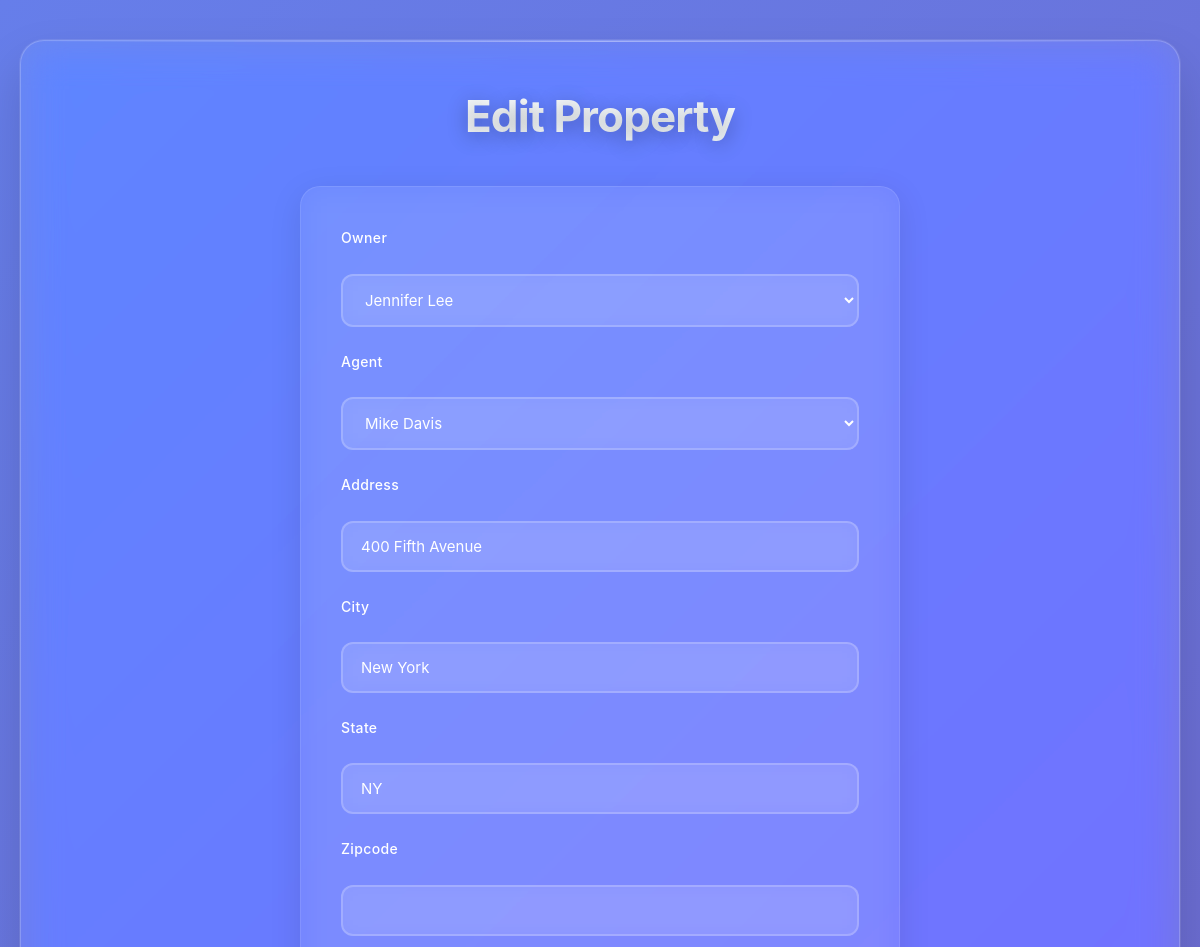
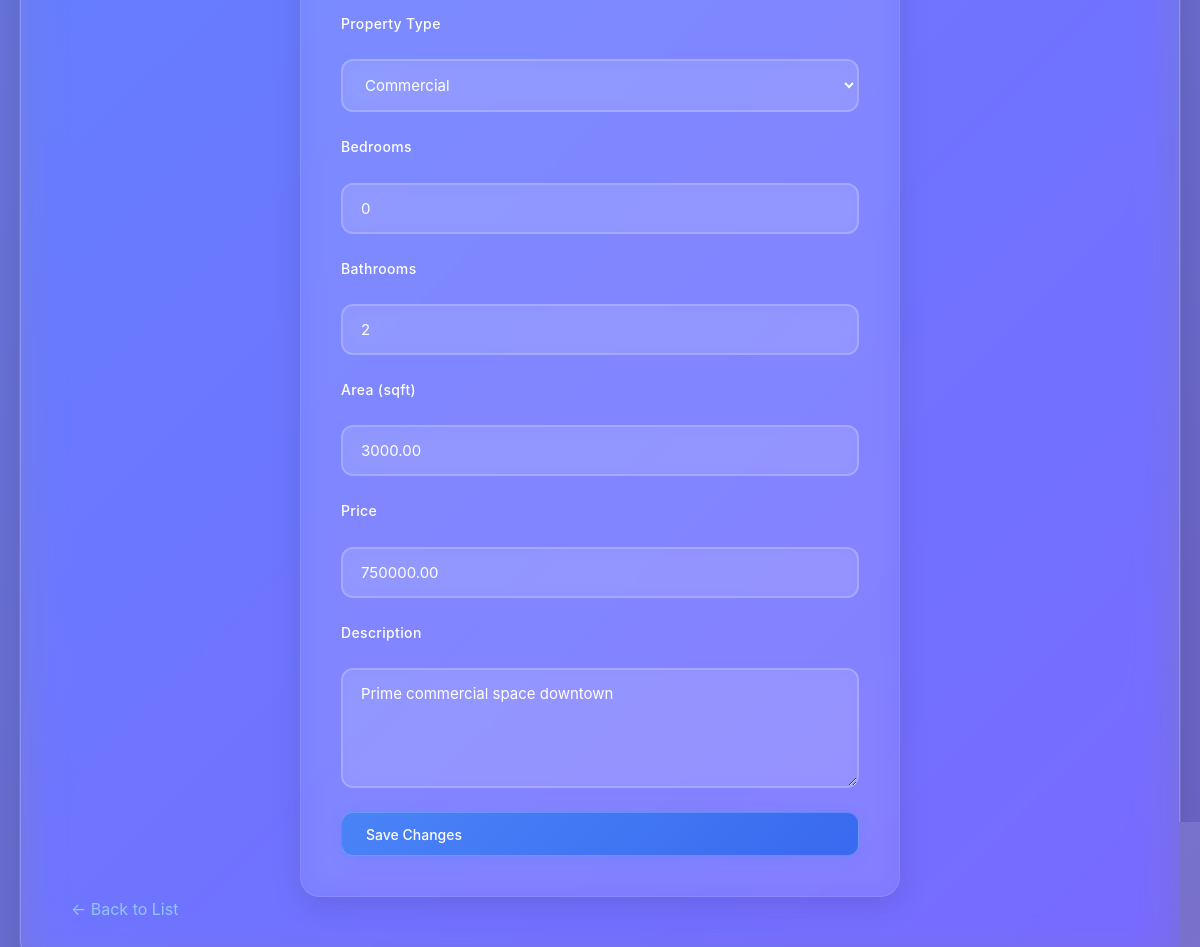
Screenshot of /edit_property.php?id=4 with the database file from the repository (2 pictures, top to bottom).
### tables this page shows
CREATE TABLE Properties (
    property_id INT PRIMARY KEY AUTO_INCREMENT,
    owner_id INT NOT NULL,
    agent_id INT,
    address TEXT NOT NULL,
    city VARCHAR(50) NOT NULL,
    state VARCHAR(50) NOT NULL,
    zipcode VARCHAR(10),
    property_type ENUM('House', 'Apartment', 'Commercial', 'Land') NOT NULL,
    bedrooms INT DEFAULT 0,
    bathrooms INT DEFAULT 0,
    area_sqft DECIMAL(10,2),
    price DECIMAL(12,2) NOT NULL,
    status ENUM('Available', 'Sold', 'Rented', 'Under Contract') DEFAULT 'Available',
    listing_date DATE DEFAULT (CURRENT_DATE),
    description TEXT,
    FOREIGN KEY (owner_id) REFERENCES Owners(owner_id),
    FOREIGN KEY (agent_id) REFERENCES Agents(agent_id)
);

CREATE TABLE Owners (
    owner_id INT PRIMARY KEY AUTO_INCREMENT,
    name VARCHAR(100) NOT NULL,
    phone VARCHAR(15) NOT NULL,
    email VARCHAR(100),
    address TEXT,
    registration_date DATE DEFAULT (CURRENT_DATE)
);

CREATE TABLE Agents (
    agent_id INT PRIMARY KEY AUTO_INCREMENT,
    name VARCHAR(100) NOT NULL,
    phone VARCHAR(15) UNIQUE NOT NULL,
    email VARCHAR(100) UNIQUE NOT NULL,
    commission_rate DECIMAL(5,2) DEFAULT 2.5,
    hire_date DATE NOT NULL,
    experience_years INT DEFAULT 0,
    status ENUM('Active', 'Inactive') DEFAULT 'Active'
);

### edit_property.php (the view, shortened to what this page needs)
<?php
include 'db_connect.php';
$id = isset($_GET['id']) ? intval($_GET['id']) : 0;
$result = $conn->query("SELECT * FROM Properties WHERE property_id = $id LIMIT 1");
$property = $result->fetch_assoc();
$owners = $conn->query("SELECT owner_id, name FROM Owners");
$agents = $conn->query("SELECT agent_id, name FROM Agents WHERE status = 'Active'");
?>
<!DOCTYPE html>
<html>
<head>
    <link rel="stylesheet" href="css/style.css">
</head>
<body>
    <div class="container">
        <h1>Edit Property</h1>
        <form action="update_property.php" method="POST" class="form">
            <label>Owner</label>
            <select name="owner_id" required>
                <?php while ($owner = $owners->fetch_assoc()): ?>
                    <option value="<?= $owner['owner_id'] ?>" <?= $owner['owner_id'] == $property['owner_id'] ? 'selected' : '' ?>>
                        <?= htmlspecialchars($owner['name']) ?>
                    </option>
                <?php endwhile; ?>
            </select>
            <label>Agent</label>
            <select name="agent_id">
                <?php while ($agent = $agents->fetch_assoc()): ?>
                    <option value="<?= $agent['agent_id'] ?>" <?= $agent['agent_id'] == $property['agent_id'] ? 'selected' : '' ?>>
                        <?= htmlspecialchars($agent['name']) ?>
                    </option>
                <?php endwhile; ?>
            </select>
            <label>Address</label>
            <input type="text" name="address" value="<?= htmlspecialchars($property['address']) ?>" required>
            <label>City</label>
            <input type="text" name="city" value="<?= htmlspecialchars($property['city']) ?>" required>
            <label>State</label>
            <input type="text" name="state" value="<?= htmlspecialchars($property['state']) ?>" required>
            <label>Zipcode</label>
            <input type="text" name="zipcode" value="<?= htmlspecialchars($property['zipcode']) ?>">
            <label>Property Type</label>
            <select name="property_type" required>
                <option value="Commercial" <?= $property['property_type'] == 'Commercial' ? 'selected' : '' ?>>Commercial</option>
            </select>
            <label>Bedrooms</label>
            <input type="number" name="bedrooms" value="<?= $property['bedrooms'] ?>" required>
            <label>Bathrooms</label>
            <input type="number" name="bathrooms" value="<?= $property['bathrooms'] ?>" required>
            <label>Area (sqft)</label>
            <input type="number" step="0.01" name="area_sqft" value="<?= $property['area_sqft'] ?>" required>
            <label>Price</label>
            <input type="number" step="0.01" name="price" value="<?= $property['price'] ?>" required>
            <label>Description</label>
            <textarea name="description"><?= htmlspecialchars($property['description']) ?></textarea>
            <button type="submit" class="btn">Save Changes</button>
        </form>
        <p><a href="index.php">← Back to List</a></p>
    </div>
</body>
</html>

### css/style.css (style rules this page uses)
* { margin: 0; padding: 0; box-sizing: border-box; font-family: 'Inter', 'Segoe UI', -apple-system, BlinkMacSystemFont, sans-serif; }
body { background: linear-gradient(135deg, #667eea 0%, #764ba2 50%, #f093fb 100%); background-size: 400% 400%; animation: gradientShift 15s ease infinite; color: #ffffff; padding: 40px 20px; min-height: 100vh; display: flex; justify-content: center; align-items: flex-start; background-attachment: fixed; line-height: 1.6; }
.container { max-width: 1200px; width: 100%; margin: 0 auto; background: rgba(255, 255, 255, 0.08); backdrop-filter: blur(20px) saturate(180%); -webkit-backdrop-filter: blur(20px) saturate(180%); padding: 40px 50px; box-shadow: 0 25px 50px rgba(0, 0, 0, 0.15), 0 0 0 1px rgba(255, 255, 255, 0.1); border-radius: 24px; border: 1px solid rgba(255, 255, 255, 0.2); position: relative; overflow: hidden; }
.container::before { content: ''; position: absolute; top: 0; left: 0; right: 0; height: 1px; background: linear-gradient(90deg, transparent, rgba(255, 255, 255, 0.4), transparent); }
h1 { font-size: 2.75rem; font-weight: 700; margin-bottom: 35px; color: #ffffff; text-align: center; letter-spacing: -0.02em; text-shadow: 0 4px 20px rgba(0, 0, 0, 0.3); background: linear-gradient(135deg, #ffffff 0%, #f0f9ff 100%); -webkit-background-clip: text; -webkit-text-fill-color: transparent; background-clip: text; }
.btn { display: inline-flex; align-items: center; gap: 8px; background: linear-gradient(135deg, rgba(59, 130, 246, 0.8) 0%, rgba(37, 99, 235, 0.8) 100%); backdrop-filter: blur(10px); color: #ffffff; padding: 12px 24px; border-radius: 12px; text-decoration: none; font-weight: 500; font-size: 14px; transition: all 0.3s cubic-bezier(0.4, 0, 0.2, 1); cursor: pointer; border: 1px solid rgba(255, 255, 255, 0.2); user-select: none; position: relative; overflow: hidden; min-height: 44px; box-shadow: 0 4px 15px rgba(59, 130, 246, 0.2); }
.btn::before { content: ''; position: absolute; top: 0; left: -100%; width: 100%; height: 100%; background: linear-gradient(90deg, transparent, rgba(255, 255, 255, 0.2), transparent); transition: left 0.5s; }
form.form { max-width: 600px; margin: 0 auto; display: flex; flex-direction: column; gap: 24px; background: rgba(255, 255, 255, 0.05); backdrop-filter: blur(15px); padding: 40px; border-radius: 20px; border: 1px solid rgba(255, 255, 255, 0.1); box-shadow: 0 8px 32px rgba(0, 0, 0, 0.1); }
form.form label { font-weight: 500; font-size: 14px; color: #ffffff; letter-spacing: 0.025em; }
form.form input, form.form textarea, form.form select { padding: 14px 18px; border: 2px solid rgba(255, 255, 255, 0.2); border-radius: 12px; font-size: 15px; background: rgba(255, 255, 255, 0.1); backdrop-filter: blur(10px); color: #ffffff; transition: all 0.3s cubic-bezier(0.4, 0, 0.2, 1); font-family: inherit; min-height: 48px; }
form.form input::placeholder, form.form textarea::placeholder { color: rgba(255, 255, 255, 0.6); }
form.form textarea { min-height: 120px; resize: vertical; }
form.form select { cursor: pointer; }
form.form select option { background: #1f2937; color: #ffffff; padding: 10px; }
a { color: #93c5fd; text-decoration: none; transition: all 0.3s ease; }

### rows the page displays
properties: owner_id "Jennifer Lee", agent_id "Mike Davis", address "400 Fifth Avenue", city "New York", state "NY", property_type "Commercial", bedrooms "0", bathrooms "2", area_sqft "3000.00", price "750000.00", description "Prime commercial space downtown"
